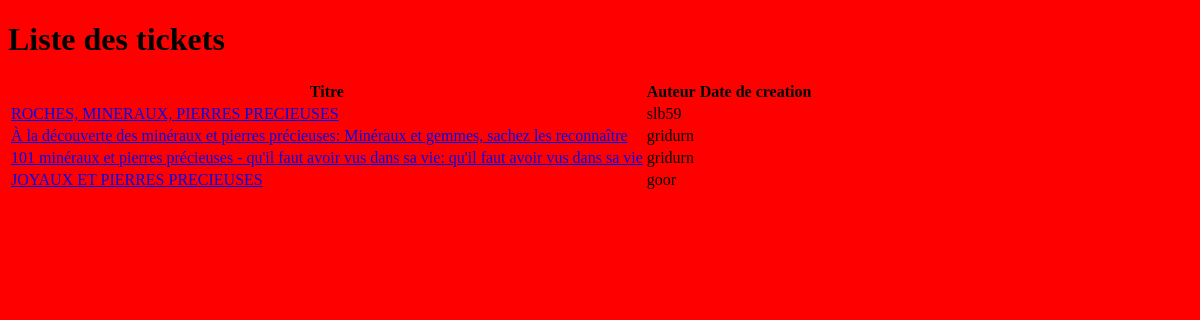
/review/tickets, run on an earlier commit of the app's database.
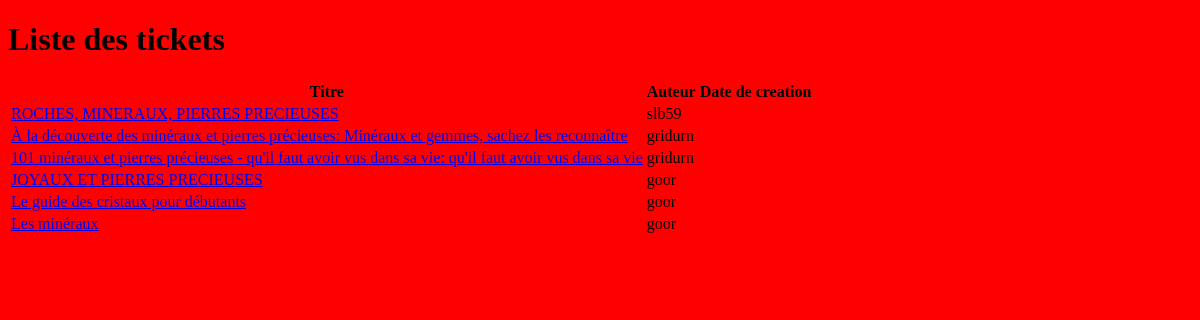
And on a later commit of the database.
### review/models.py (models this page shows, shortened)
class Ticket(models.Model):
    title = models.CharField(max_length=128)
    description = models.TextField(max_length=2048, blank=True)
    user = models.ForeignKey(to=settings.AUTH_USER_MODEL,
                             on_delete=models.CASCADE)
    image = models.ImageField(null=True, blank=True, upload_to='assets/img/')
    time_created = models.DateTimeField(auto_now_add=True)

### review/views.py (the view)
# urls.py: path('tickets', views.ticket_list, name='ticket_list'),
def ticket_list(request):
    tickets = Ticket.objects.all()
    return render(request, 'review/ticket/list.html', {'tickets': tickets})

### review/templates/review/ticket/list.html (shortened to what this page needs)
{% extends "review/base.html" %}
{% block content %}
 <h1>Liste des tickets</h1>
 <table>
    <tr>
        <th>Titre</th>
        <th>Auteur</th>
        <th>Date de creation</th>
    </tr>
 {% for ticket in tickets %}
 <tr>
    <td> <a href="{% url 'review:ticket_detail' ticket.id %}">
        {{ ticket.title }}
        </a>
    </td>
    <td>{{ ticket.user }}</td>
    <td>{{ ticket.date_created  }}</td>
</tr>
{% endfor %}
</table>
{% endblock %}

What changed in the data, as far as the page shows it:
added Ticket: title "Le guide des cristaux pour débutants", user "goor"
added Ticket: title "Les minéraux", user "goor"
